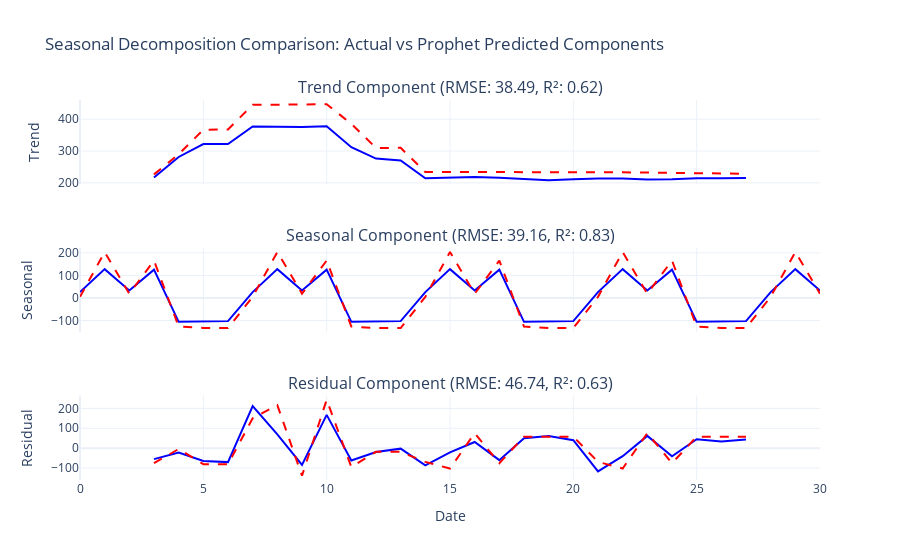

The notebook cell this image was saved under:
### Markdown cell above
## 2.2 General demand forecast seasonal decomposition
This code compares seasonal decomposition components (trend, seasonal, and residual) for actual and Prophet-predicted sales data, calculating error metrics and visualizing the comparison.
- **Aligning Forecast and Test Data**:
  - `forecast_test` aligns the Prophet forecast with the `test_data` period by selecting the last values in `forecast` to match the length of `test_data`.
  - The actual values from `test_data` are stored in `forecast_test['y']` for comparison.

- **Seasonal Decomposition**:
  - `seasonal_decompose` decomposes the `daily_sales` series (both actual and predicted) into trend, seasonal, and residual components, with a weekly period (`period=7`).

- **Error Metrics Calculation**:
  - **`calc_metrics` Function**: This helper function calculates the Root Mean Square Error (RMSE) and R-squared for given actual and predicted values.
  - **Component Metrics**: RMSE and R-squared are calculated separately for each component (trend, seasonal, and residual) by passing the decomposed series to `calc_metrics`. Missing values are dropped as needed.

- **Subplot Creation**:
  - `make_subplots` creates a figure with three rows (one for each component) and shared x-axes. Titles display the RMSE and R-squared values for each component.

- **Component Plots**:
  - Each component (trend, seasonal, and residual) is plotted for both actual and predicted values:
    - **Trend Component**: Plots the actual trend in blue and the Prophet-predicted trend in red (dashed).
    - **Seasonal Component**: Plots the actual seasonal pattern in blue and Prophet-predicted seasonal in red (dashed).
    - **Residual Component**: Shows the actual residuals in blue and Prophet-predicted residuals in red (dashed).

- **Layout and Labeling**:
  - `fig.update_layout` adjusts the layout with titles and hides the legend for clarity.
  - `update_xaxes` and `update_yaxes` provide titles for the x-axis and each y-axis (Trend, Seasonal, Residual).

This visualization and metrics comparison enables analysis of how well Prophet's forecast aligns with actual data across different seasonal decomposition components, highlighting areas where the model may need adjustments.

### Code cell
import numpy as np
from sklearn.metrics import mean_squared_error, r2_score
import plotly.graph_objects as go
from plotly.subplots import make_subplots
from statsmodels.tsa.seasonal import seasonal_decompose

# Ensure that the Prophet forecast aligns with the test data period
forecast_test = forecast.iloc[-len(test_data):].copy()
forecast_test['y'] = test_data['y'].values

# Calculate the decomposition for actual and forecasted values
actual_decomposition = seasonal_decompose(forecast_test['y'], model='additive', period=7)  # Weekly period
predicted_decomposition = seasonal_decompose(forecast_test['yhat'], model='additive', period=7)  # Weekly period

# Function to calculate RMSE and R-squared
def calc_metrics(actual, predicted):
    rmse = np.sqrt(mean_squared_error(actual, predicted))
    r_squared = r2_score(actual, predicted)
    return rmse, r_squared

# Calculate metrics for each component
trend_rmse, trend_r2 = calc_metrics(actual_decomposition.trend.dropna(), predicted_decomposition.trend.dropna())
seasonal_rmse, seasonal_r2 = calc_metrics(actual_decomposition.seasonal, predicted_decomposition.seasonal)
residual_rmse, residual_r2 = calc_metrics(actual_decomposition.resid.dropna(), predicted_decomposition.resid.dropna())

# Create subplots for trend, seasonal, and residual components
fig = make_subplots(
    rows=3, cols=1,
    shared_xaxes=True,
    subplot_titles=(
        f"Trend Component (RMSE: {trend_rmse:.2f}, R²: {trend_r2:.2f})",
        f"Seasonal Component (RMSE: {seasonal_rmse:.2f}, R²: {seasonal_r2:.2f})",
        f"Residual Component (RMSE: {residual_rmse:.2f}, R²: {residual_r2:.2f})"
    )
)

# Trend Component with grouped legend entries
fig.add_trace(
    go.Scatter(
        x=forecast_test.index, y=actual_decomposition.trend, mode='lines',
        name="Trend - Actual", line=dict(color='blue')
    ),
    row=1, col=1
)
fig.add_trace(
    go.Scatter(
        x=forecast_test.index, y=predicted_decomposition.trend, mode='lines',
        name="Trend - Prophet Predicted", line=dict(color='red', dash='dash')
    ),
    row=1, col=1
)

# Seasonal Component with grouped legend entries
fig.add_trace(
    go.Scatter(
        x=forecast_test.index, y=actual_decomposition.seasonal, mode='lines',
        name="Seasonal - Actual", line=dict(color='blue')
    ),
    row=2, col=1
)
fig.add_trace(
    go.Scatter(
        x=forecast_test.index, y=predicted_decomposition.seasonal, mode='lines',
        name="Seasonal - Prophet Predicted", line=dict(color='red', dash='dash')
    ),
    row=2, col=1
)

# Residual Component with grouped legend entries
fig.add_trace(
    go.Scatter(
        x=forecast_test.index, y=actual_decomposition.resid, mode='lines',
        name="Residual - Actual", line=dict(color='blue')
    ),
    row=3, col=1
)
fig.add_trace(
    go.Scatter(
        x=forecast_test.index, y=predicted_decomposition.resid, mode='lines',
        name="Residual - Prophet Predicted", line=dict(color='red', dash='dash')
    ),
    row=3, col=1
)

# Update layout and titles
fig.update_layout(
    title="Seasonal Decomposition Comparison: Actual vs Prophet Predicted Components",
    showlegend=False,
    template="plotly_white",
    legend=dict(
        title="Component",
        orientation="v"
    )
)

# Update axis labels
fig.update_xaxes(title_text="Date", row=3, col=1)
fig.update_yaxes(title_text="Trend", row=1, col=1)
fig.update_yaxes(title_text="Seasonal", row=2, col=1)
fig.update_yaxes(title_text="Residual", row=3, col=1)

fig.show()

### Figure 1 — Plotly figure (JSON) as saved in the notebook; plotly's stock layout.template omitted (floating-point values rounded to 4 significant figures)
{"data": [{"line": {"color": "blue"}, "mode": "lines", "name": "Trend - Actual", "type": "scatter", "x": [0, 1, 2, 3, 4, 5, 6, 7, 8, 9, 10, 11, 12, 13, 14, 15, 16, 17, 18, 19, 20, 21, 22, 23, 24, 25, 26, 27, 28, 29, 30], "xaxis": "x", "y": [null, null, null, 216.6, 281.3, 321.9, 322.0, 376.9, 375.6, 375.4, 377.7, 312, 276.3, 270.3, 214.6, 216.3, 218.1, 215.9, 211.4, 208.3, 211.6, 213.7, 213.4, 210.4, 211.4, 214.7, 214.7, 215.1, null, null, null], "yaxis": "y"}, {"line": {"color": "red", "dash": "dash"}, "mode": "lines", "name": "Trend - Prophet Predicted", "type": "scatter", "x": [0, 1, 2, 3, 4, 5, 6, 7, 8, 9, 10, 11, 12, 13, 14, 15, 16, 17, 18, 19, 20, 21, 22, 23, 24, 25, 26, 27, 28, 29, 30], "xaxis": "x", "y": [null, null, null, 226.7, 289.7, 366.9, 367.8, 444.9, 445.6, 446.3, 446.9, 385.4, 309.6, 310.0, 234.0, 234.2, 234.3, 234.4, 234.3, 234.2, 233.9, 233.5, 233.0, 232.3, 231.6, 230.7, 229.6, 228.5, null, null, null], "yaxis": "y"}, {"line": {"color": "blue"}, "mode": "lines", "name": "Seasonal - Actual", "type": "scatter", "x": [0, 1, 2, 3, 4, 5, 6, 7, 8, 9, 10, 11, 12, 13, 14, 15, 16, 17, 18, 19, 20, 21, 22, 23, 24, 25, 26, 27, 28, 29, 30], "xaxis": "x2", "y": [25.86, 127.8, 32.91, 125.6, -105.9, -103.5, -102.8, 25.86, 127.8, 32.91, 125.6, -105.9, -103.5, -102.8, 25.86, 127.8, 32.91, 125.6, -105.9, -103.5, -102.8, 25.86, 127.8, 32.91, 125.6, -105.9, -103.5, -102.8, 25.86, 127.8, 32.91], "yaxis": "y2"}, {"line": {"color": "red", "dash": "dash"}, "mode": "lines", "name": "Seasonal - Prophet Predicted", "type": "scatter", "x": [0, 1, 2, 3, 4, 5, 6, 7, 8, 9, 10, 11, 12, 13, 14, 15, 16, 17, 18, 19, 20, 21, 22, 23, 24, 25, 26, 27, 28, 29, 30], "xaxis": "x2", "y": [4.894, 203.8, 18.77, 165.9, -126.9, -133.2, -133.3, 4.894, 203.8, 18.77, 165.9, -126.9, -133.2, -133.3, 4.894, 203.8, 18.77, 165.9, -126.9, -133.2, -133.3, 4.894, 203.8, 18.77, 165.9, -126.9, -133.2, -133.3, 4.894, 203.8, 18.77], "yaxis": "y2"}, {"line": {"color": "blue"}, "mode": "lines", "name": "Residual - Actual", "type": "scatter", "x": [0, 1, 2, 3, 4, 5, 6, 7, 8, 9, 10, 11, 12, 13, 14, 15, 16, 17, 18, 19, 20, 21, 22, 23, 24, 25, 26, 27, 28, 29, 30], "xaxis": "x3", "y": [null, null, null, -55.17, -22.42, -64.31, -70.24, 211.3, 69.62, -84.34, 167.7, -62.13, -19.74, -2.526, -86.43, -21.1, 30.95, -60.45, 50.44, 61.26, 40.19, -116.6, -40.24, 61.66, -41.03, 45.15, 33.83, 43.62, null, null, null], "yaxis": "y3"}, {"line": {"color": "red", "dash": "dash"}, "mode": "lines", "name": "Residual - Prophet Predicted", "type": "scatter", "x": [0, 1, 2, 3, 4, 5, 6, 7, 8, 9, 10, 11, 12, 13, 14, 15, 16, 17, 18, 19, 20, 21, 22, 23, 24, 25, 26, 27, 28, 29, 30], "xaxis": "x3", "y": [null, null, null, -75.87, -4.357, -80.65, -80.65, 150.3, 217.0, -139.1, 243.6, -94.93, -18.64, -18.64, -69.1, -102.4, 75.56, -75.8, 57.71, 57.72, 57.73, -69.01, -102.4, 75.64, -75.73, 57.77, 57.76, 57.75, null, null, null], "yaxis": "y3"}], "layout": {"annotations": [{"font": {"size": 16}, "showarrow": false, "text": "Trend Component (RMSE: 38.49, R²: 0.62)", "x": 0.5, "xanchor": "center", "xref": "paper", "y": 1, "yanchor": "bottom", "yref": "paper"}, {"font": {"size": 16}, "showarrow": false, "text": "Seasonal Component (RMSE: 39.16, R²: 0.83)", "x": 0.5, "xanchor": "center", "xref": "paper", "y": 0.6111, "yanchor": "bottom", "yref": "paper"}, {"font": {"size": 16}, "showarrow": false, "text": "Residual Component (RMSE: 46.74, R²: 0.63)", "x": 0.5, "xanchor": "center", "xref": "paper", "y": 0.2222, "yanchor": "bottom", "yref": "paper"}], "legend": {"orientation": "v", "title": {"text": "Component"}}, "showlegend": false, "title": {"text": "Seasonal Decomposition Comparison: Actual vs Prophet Predicted Components"}, "xaxis": {"anchor": "y", "domain": [0, 1], "matches": "x3", "showticklabels": false}, "xaxis2": {"anchor": "y2", "domain": [0, 1], "matches": "x3", "showticklabels": false}, "xaxis3": {"anchor": "y3", "domain": [0, 1], "title": {"text": "Date"}}, "yaxis": {"anchor": "x", "domain": [0.7778, 1], "title": {"text": "Trend"}}, "yaxis2": {"anchor": "x2", "domain": [0.3889, 0.6111], "title": {"text": "Seasonal"}}, "yaxis3": {"anchor": "x3", "domain": [0, 0.2222], "title": {"text": "Residual"}}}}
